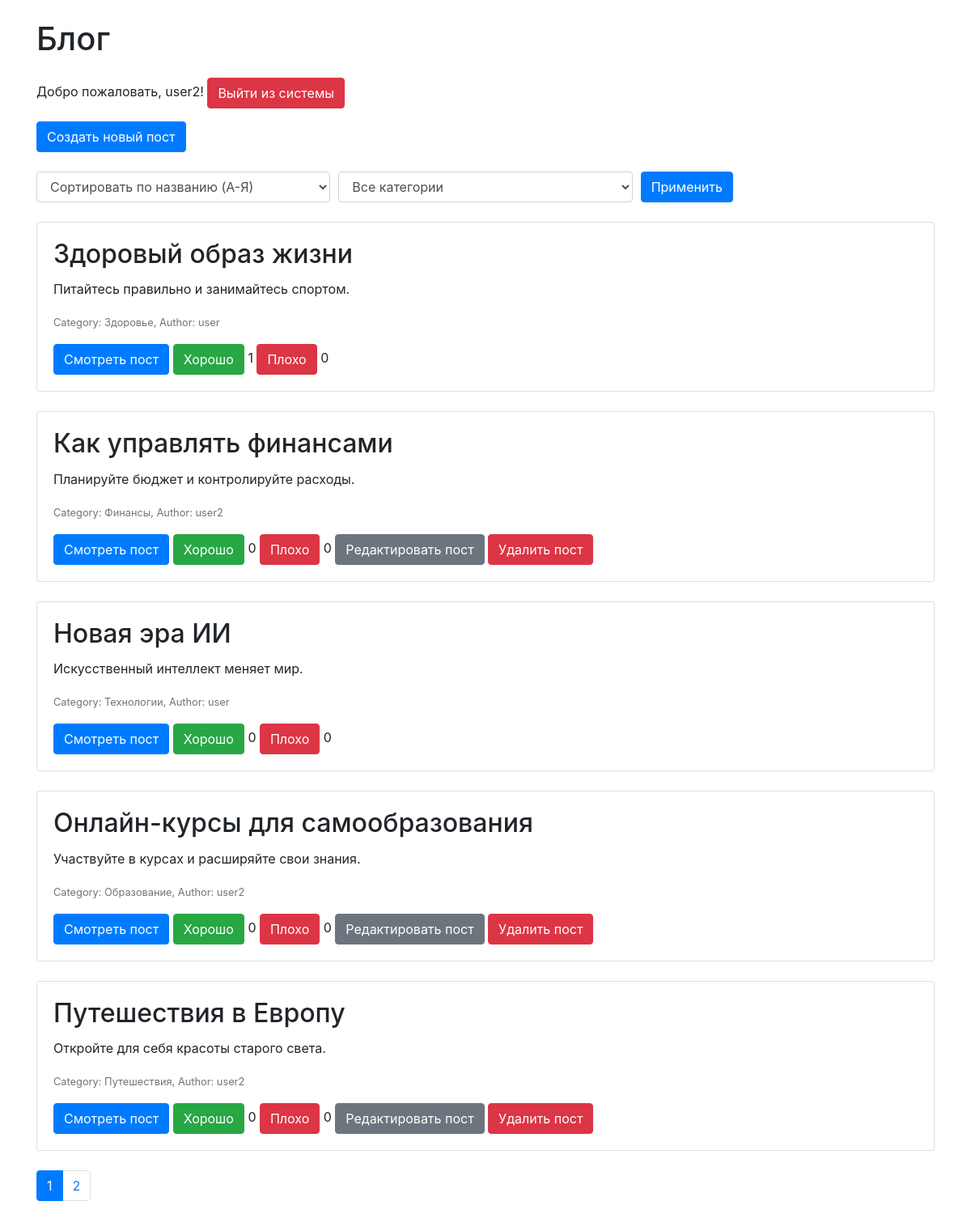
Screenshot of /index.php (signed in) with the database file from the repository.
### tables this page shows
CREATE TABLE `posts` (
  `id` int(11) NOT NULL,
  `title` varchar(255) NOT NULL,
  `description` text NOT NULL,
  `category_id` int(11) DEFAULT NULL,
  `user_id` int(11) DEFAULT NULL,
  `created_at` timestamp NULL DEFAULT current_timestamp(),
  `updated_at` timestamp NULL DEFAULT current_timestamp() ON UPDATE current_timestamp(),
  `likes` int(11) DEFAULT 0,
  `dislikes` int(11) DEFAULT 0
);

CREATE TABLE `categories` (
  `id` int(11) NOT NULL,
  `name` varchar(50) NOT NULL
);

CREATE TABLE `users` (
  `id` int(11) NOT NULL,
  `username` varchar(50) NOT NULL,
  `password` varchar(255) NOT NULL,
  `email` varchar(100) NOT NULL,
  `created_at` timestamp NULL DEFAULT current_timestamp()
);

### index.php (the view, shortened to what this page needs)
<?php
include 'config.php';
$limit = 5;
$page = isset($_GET['page']) ? (int)$_GET['page'] : 1;
$offset = ($page - 1) * $limit;
$sort = isset($_GET['sort']) ? $_GET['sort'] : 'title_asc';
$category = isset($_GET['category']) ? (int)$_GET['category'] : 0;
$query = 'SELECT posts.*, categories.name AS category_name, users.username AS author FROM posts
          JOIN categories ON posts.category_id = categories.id
          JOIN users ON posts.user_id = users.id';
switch ($sort) {
    case 'title_asc':
        $query .= ' ORDER BY posts.title ASC';
        break;
}
$query .= ' LIMIT :limit OFFSET :offset';
$stmt = $pdo->prepare($query);
$stmt->bindParam(':limit', $limit, PDO::PARAM_INT);
$stmt->bindParam(':offset', $offset, PDO::PARAM_INT);
$stmt->execute();
$posts = $stmt->fetchAll();
$total_query = 'SELECT COUNT(*) FROM posts';
$total_stmt = $pdo->prepare($total_query);
$total_stmt->execute();
$total_posts = $total_stmt->fetchColumn();
$total_pages = ceil($total_posts / $limit);
?>
<!DOCTYPE html>
<html lang="en">
<head>
    <link rel="stylesheet" href="https://stackpath.bootstrapcdn.com/bootstrap/4.5.2/css/bootstrap.min.css">
</head>
<body>
<div class="container">
<h1 class="my-4">Блог</h1>
    <?php if (isset($_SESSION['username'])): ?>
        <p>Добро пожаловать, <?= htmlspecialchars($_SESSION['username']) ?>! <a href="logout.php" class="btn btn-danger">Выйти из системы</a></p>
        <a href="create_post.php" class="btn btn-primary mb-4">Создать новый пост</a>
    <?php else: ?>
        <p><a href="login.php" class="btn btn-primary">Войдите</a> или <a href="register.php" class="btn btn-secondary">Зарегистрируйтесь</a></p>
    <?php endif; ?>
    <form method="GET" class="mb-4">
        <div class="form-row">
            <div class="col">
                <select name="sort" class="form-control">
                    <option value="title_asc" <?= $sort == 'title_asc' ? 'selected' : '' ?>>Сортировать по названию (A-Я)</option>
                </select>
            </div>
            <div class="col">
                <select name="category" class="form-control">
                    <option value="0">Все категории</option>
                </select>
            </div>
            <div class="col">
                <button type="submit" class="btn btn-primary">Применить</button>
            </div>
        </div>
    </form>
    <?php foreach ($posts as $post): ?>
        <div class="card mb-4">
            <div class="card-body">
                <h2 class="card-title"><?= htmlspecialchars($post['title']) ?></h2>
                <p class="card-text"><?= htmlspecialchars($post['description']) ?></p>
                <p class="card-text"><small class="text-muted">Category: <?= htmlspecialchars($post['category_name']) ?>, Author: <?= htmlspecialchars($post['author']) ?></small></p>
                <button class="btn btn-primary view-post-btn" data-post-id="<?= $post['id'] ?>">Смотреть пост</button>
                <button class="btn btn-success like-btn" data-post-id="<?= $post['id'] ?>" data-like-type="like">Хорошо</button>
                <span class="likes-count"><?= $post['likes'] ?></span>
                <button class="btn btn-danger like-btn" data-post-id="<?= $post['id'] ?>" data-like-type="dislike">Плохо</button>
                <span class="dislikes-count"><?= $post['dislikes'] ?></span>
                <?php if (isset($_SESSION['user_id']) && $_SESSION['user_id'] == $post['user_id']): ?>
                    <a href="edit_post.php?id=<?= $post['id'] ?>" class="btn btn-secondary">Редактировать пост</a>
                    <button class="btn btn-danger" data-toggle="modal" data-target="#deleteModal" data-id="<?= $post['id'] ?>">Удалить пост</button>
                <?php endif; ?>
            </div>
        </div>
    <?php endforeach; ?>
    <nav>
        <ul class="pagination">
            <?php for ($i = 1; $i <= $total_pages; $i++): ?>
                <li class="page-item <?= $page == $i ? 'active' : '' ?>"><a class="page-link" href="?page=<?= $i ?>&sort=<?= $sort ?>&category=<?= $category ?>"><?= $i ?></a></li>
            <?php endfor; ?>
        </ul>
    </nav>
</div>
</body>
</html>

### rows the page displays
posts: title "Здоровый образ жизни", description "Питайтесь правильно и занимайтесь спортом.", category.name "Здоровье", user.username "user", likes "1", dislikes "0"
posts: title "Как управлять финансами", description "Планируйте бюджет и контролируйте расходы.", category.name "Финансы", user.username "user2", likes "0", dislikes "0"
posts: title "Новая эра ИИ", description "Искусственный интеллект меняет мир.", category.name "Технологии", user.username "user", likes "0", dislikes "0"
posts: title "Онлайн-курсы для самообразования", description "Участвуйте в курсах и расширяйте свои знания.", category.name "Образование", user.username "user2", likes "0", dislikes "0"
posts: title "Путешествия в Европу", description "Откройте для себя красоты старого света.", category.name "Путешествия", user.username "user2", likes "0", dislikes "0"

### other values shown
$_SESSION['username'] "user2"
